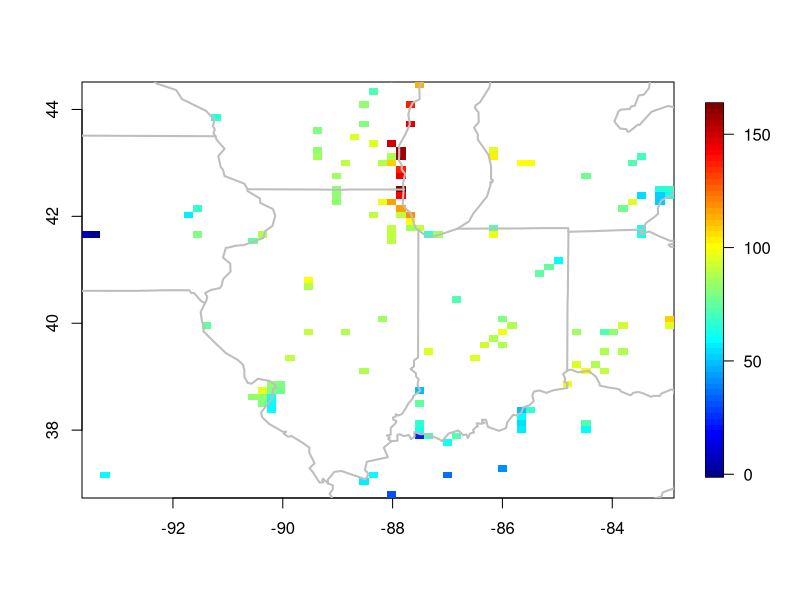
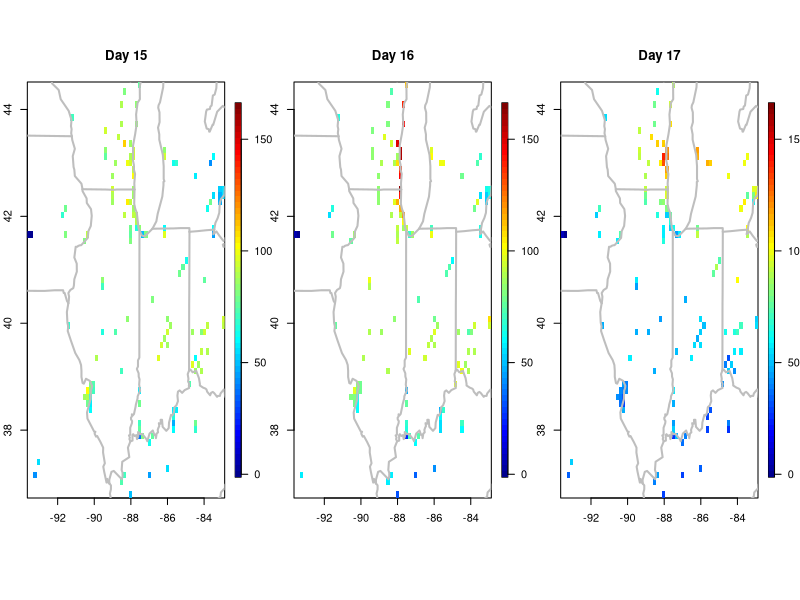
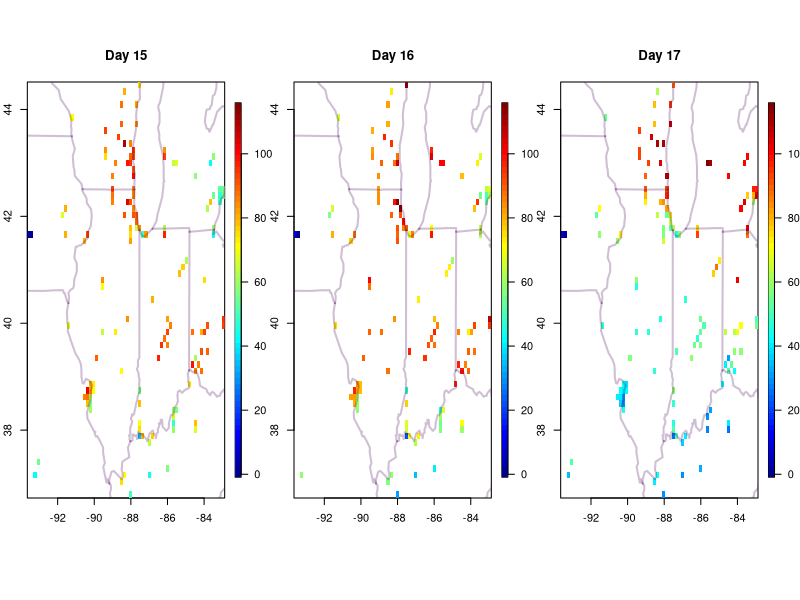

R code for these plots, in order:
## ---- chunk 1
knitr::opts_chunk$set(echo = TRUE)
## ---- chunk 2
library(fields)
data( ozone2)
quilt.plot(ozone2$lon.lat, ozone2$y[16,])
US( add=TRUE, col="grey", lwd=2)
## ---- chunk 3
summary(ozone2)
ozone2$dates
## ---- chunk 4
attach(ozone2)
dates_actual<-as.Date(dates, "%y%m%d")

dates_actual[15]
dates_actual[16]
dates_actual[17]
## ---- chunk 5
set.panel(1,3)

quilt.plot( ozone2$lon.lat, ozone2$y[15,], main="Day 15", zlim= c( 0,165))
US( add=TRUE, col="grey", lwd=2)

quilt.plot( ozone2$lon.lat, ozone2$y[16,], main="Day 16", zlim= c( 0,165))
US( add=TRUE, col="grey", lwd=2)

quilt.plot( ozone2$lon.lat, ozone2$y[17,], main="Day 17", zlim= c( 0,165))
US( add=TRUE, col="grey", lwd=2)
## ---- chunk 6
library(viridis)
set.panel(1,3)
quilt.plot( ozone2$lon.lat, ozone2$y[15,], main="Day 15", zlim= c( 0,115))
US( add=TRUE, col=viridis(n = 33, alpha=0.25), lwd=2)

quilt.plot( ozone2$lon.lat, ozone2$y[16,], main="Day 16", zlim= c( 0,115))
US( add=TRUE, col=viridis(n = 33, alpha=0.25), lwd=2)

quilt.plot( ozone2$lon.lat, ozone2$y[17,], main="Day 17", zlim= c( 0,115))
US( add=TRUE, col=viridis(n = 33, alpha=0.25), lwd=2)
